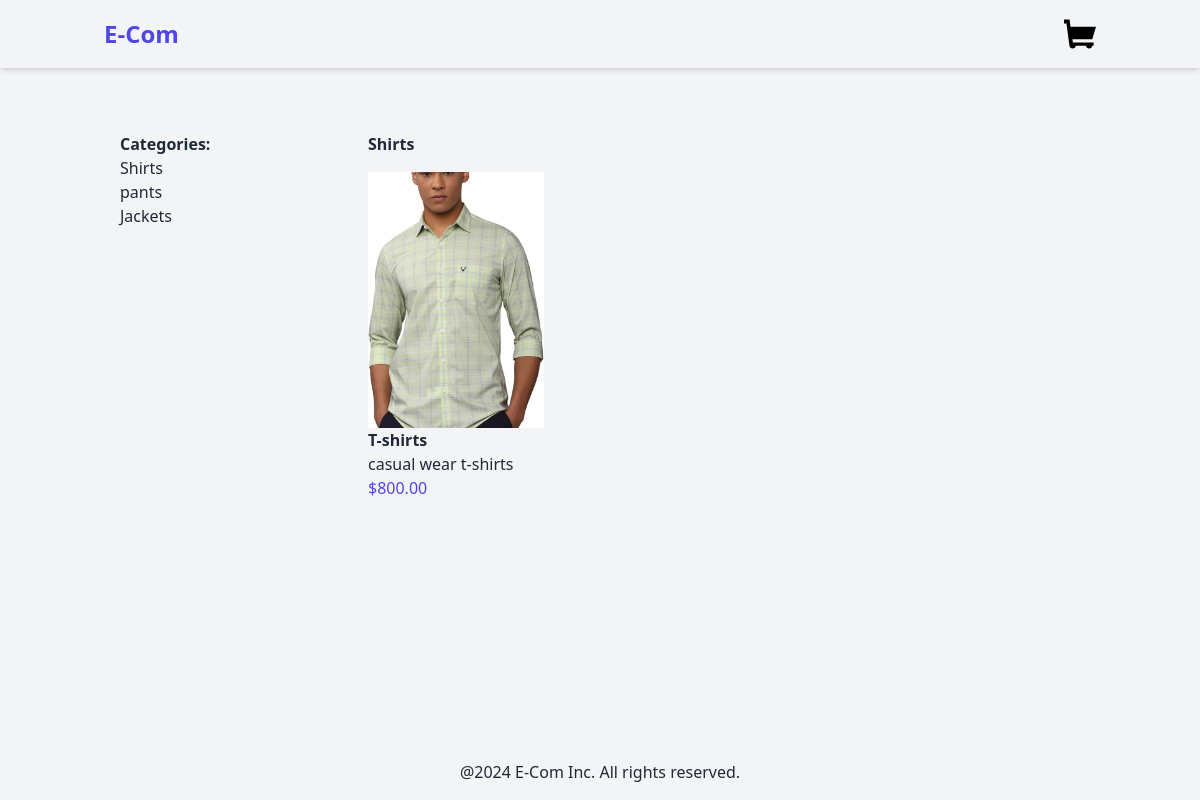
Page /shirts/ on the committed database.
### products/models.py (models this page shows, shortened)
class Category(models.Model):
    name = models.CharField(max_length=250)
    slug = models.SlugField(unique=True)
    class Meta:
        verbose_name_plural = "categories"

class Product(models.Model):
    category = models.ForeignKey(Category, related_name='products', on_delete=models.CASCADE)
    name = models.CharField(max_length=250)
    slug = models.SlugField(max_length=250)
    description = models.TextField(blank=True)
    price = models.DecimalField(max_digits=10, decimal_places=2)
    available = models.BooleanField(default=True)
    created = models.DateTimeField(auto_now_add=True)
    updated = models.DateTimeField(auto_now=True)
    image = models.ImageField(upload_to='products', blank=True, null=True)

### products/views.py (the view)
# urls.py: path('', views.product_list, name='product_list'),
def product_list(request, category_slug=None):
    category = None
    products = Product.objects.filter(available=True)
    categories = Category.objects.all()
    if category_slug:
        category = get_object_or_404(Category, slug=category_slug)
        products = products.filter(category=category)
    return render(request, 'products/product/list.html', {
        'category':category,
        'products':products,
        'categories':categories,
    })

### products/templates/products/product/list.html (shortened to what this page needs)
{% extends "base.html" %}
{%block content%}
<div class="container mx-auto p-4 flex">
    <aside class="w-1/4 p-4">
        <h2 class="font-bold">Categories:</h2>
        <ul>
            {%for category in categories%}
            <li>
                <a href="{% url 'products:product_list_by_category' category.slug %}">{{category.name}}</a>
            </li>
            {%endfor%}
        </ul>
    </aside>
    <main class="w-3/4 p-4">
        {%if category%}
        <h2 class="font-bold mb-4">{{category.name}}</h2>
        {%else%}
        <h2 class="font-bold mb-4">All Products:</h2>
        {%endif%}
        <div class="grid grid-cols-3 gap-4">
            {% for product in products %}
            <a href="{% url 'products:product_detail' product.id product.slug %}">
            <div>
                {% if product.image %}
                <img src="{{product.image.url}}" alt={{product.name}} class="h-64 w-44 object-cover">
                {%else%}
                <p>The image is not available</p>
                {%endif%}
                <h3 class="font-semibold">{{product.name}}</h3>
                <p>{{product.description}}</p>
                <p class="text-indigo-600">${{product.price}}</p>
            </div>
        </a>
            {%endfor%}
        </div>
    </main>
</div>
{%endblock%}

### rows in the picture
Category: name "Shirts"
Category: name "pants"
Category: name "Jackets"
Product: image (picture), name "T-shirts", description "casual wear t-shirts", price "800.00"
